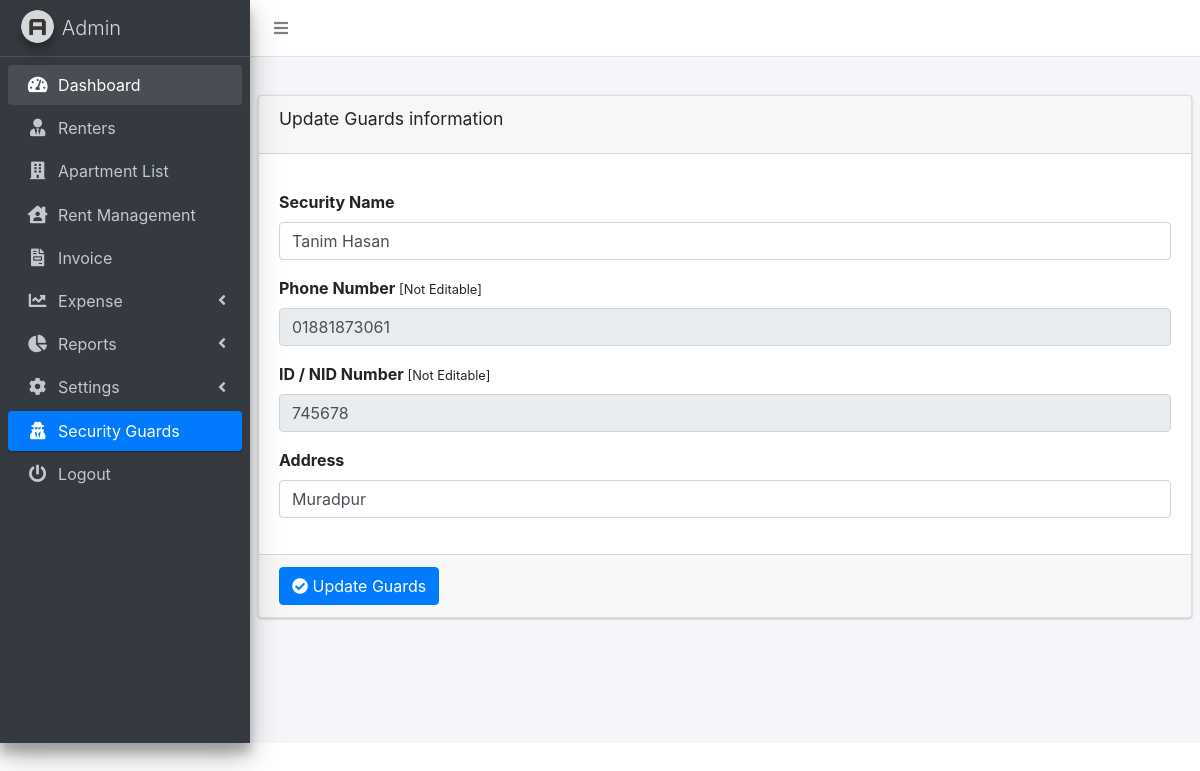
The page /edit_guards.php?id=2 (signed in) on the database its author committed.
### tables this page shows
CREATE TABLE `guards` (
  `sg_id` int(11) NOT NULL,
  `name` varchar(255) NOT NULL,
  `phone` varchar(255) NOT NULL,
  `address` varchar(255) NOT NULL,
  `nid` varchar(255) NOT NULL
);

### edit_guards.php (the view, shortened to what this page needs)
<?php
if ($_SERVER["REQUEST_METHOD"] == "GET") {
  $getid = $_GET['id'];
  include('db_connect.php');
  if (!empty($getid)) {
    $query = mysqli_query($con, "SELECT * FROM guards WHERE sg_id='$getid'");
    $row = mysqli_fetch_assoc($query);
  }
}
?>
<!DOCTYPE html>
<html lang="en">
<head>
  <link rel="stylesheet" href="dist/css/preloader.css">
  <link rel="stylesheet" href="plugins/sweetalert2/sweetalert2.min.css">
  <link rel="stylesheet" href="plugins/fontawesome-free/css/all.min.css">
  <link rel="stylesheet" href="https://code.ionicframework.com/ionicons/2.0.1/css/ionicons.min.css">
  <link rel="stylesheet" href="plugins/datatables-bs4/css/dataTables.bootstrap4.min.css">
  <link rel="stylesheet" href="plugins/datatables-responsive/css/responsive.bootstrap4.min.css">
  <link rel="stylesheet" href="dist/css/adminlte.min.css">
  <link href="plugins/bootstrap/css/bootstrap.min.css" rel="stylesheet"/>
</head>
<body class="hold-transition sidebar-mini">
<div class="wrapper">
  <nav class="main-header navbar navbar-expand navbar-white navbar-light">
    <ul class="navbar-nav">
      <li class="nav-item">
        <a class="nav-link" data-widget="pushmenu" href="#" role="button"><i class="fas fa-bars"></i></a>
      </li>
    </ul>
  </nav>
  <aside class="main-sidebar sidebar-dark-primary elevation-4">
    <a href="#" class="brand-link">
      <img src="dist/img/AdminLTELogo.png"
           alt="AdminLTE Logo"
           class="brand-image img-circle elevation-3"
           style="opacity: .8">
      <span class="brand-text font-weight-light">Admin</span>
    </a>
      <?php include 'sidebar.php'?>
  </aside>
  <div class="content-wrapper">
    <section class="content-header">
    </section>
    <section class="content">
      <div class="row">
        <div class="col-12">
          <div class="card">
            <div class="card-header">
              <h3 class="card-title">Update Guards information</h3>
            </div>
            <form role="form" id="quickForm" method="post" action="edit_guards.php">
              <div class="card-body">
                <div class="form-group">
                  <label for="exampleInputrenterName">Security Name</label>
                  <input type="text" name="name" class="form-control" id="exampleInputrenterName"
                         value="<?php echo $row['name'] ?>">
                </div>
                <div class="form-group">
                  <label for="exampleInputPhone">Phone Number <small>[Not Editable]</small> </label>
                  <input type="tel" name="phone" class="form-control" id="exampleInputPhone" readonly
                         value="<?php echo $row['phone'] ?>">
                </div>
                <div class="form-group">
                  <label for="exampleInputPhone">ID / NID Number <small>[Not Editable]</small> </label>
                  <input type="tel" name="nid" class="form-control" id="exampleInputPhone" readonly
                         value="<?php echo $row['nid'] ?>">
                </div>
                <div class="form-group">
                  <label for="exampleInputAddress">Address</label>
                  <input type="text" name="address" class="form-control" id="exampleInputAddress"
                         value="<?php echo $row['address'] ?>">
                </div>
              </div>
              <div class="card-footer">
                <button type="submit" id="update_guards" class="btn btn-primary"><i class="fa fa-check-circle"></i> Update Guards</button>
              </div>
            </form>
          </div>
        </div>
      </div>
    </section>
  </div>
</div>
</body>
</html>

### rows shown on the page
guards: name "Tanim Hasan", phone "01881873061", nid "745678", address "Muradpur"
